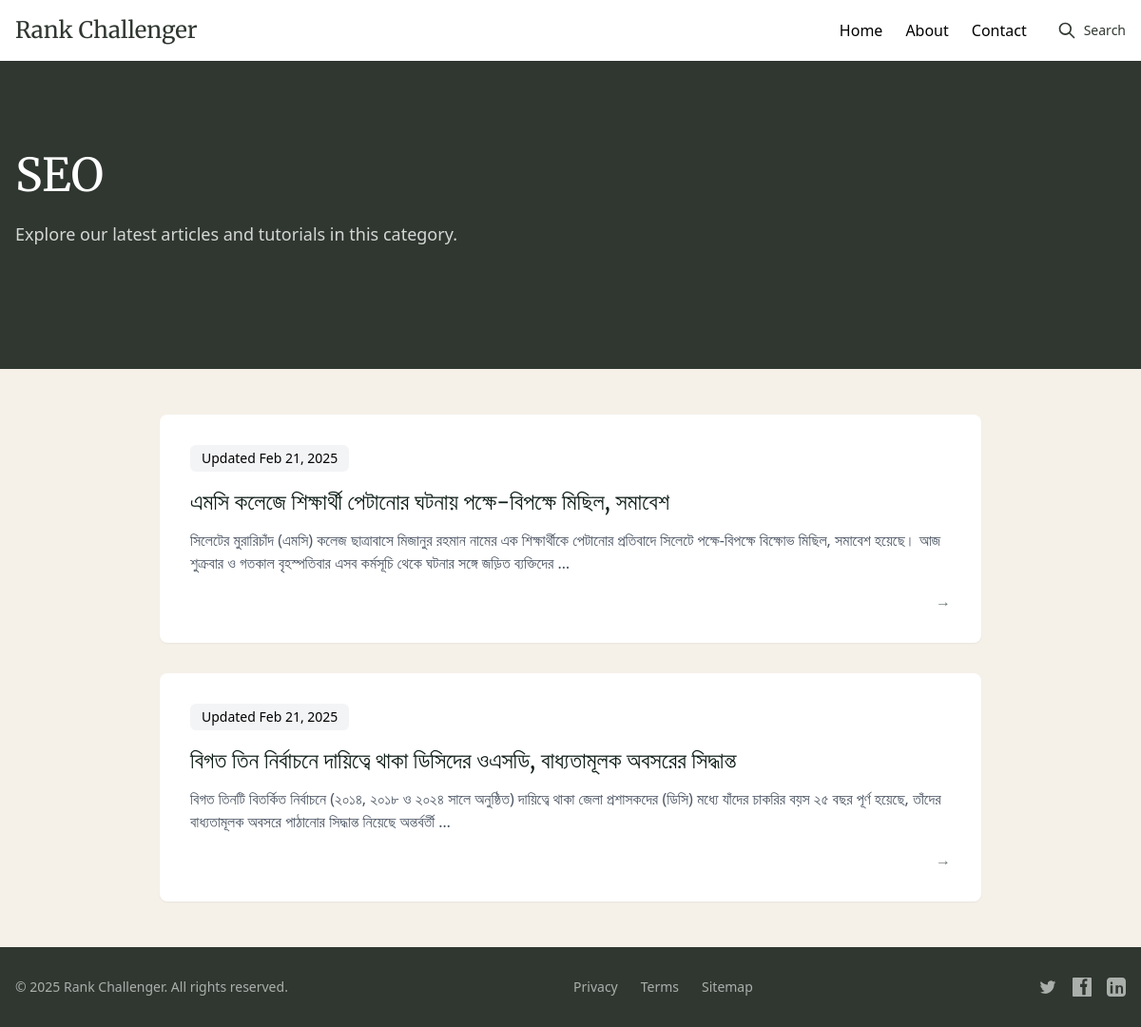
/seo/, run on the app's committed database.
### blog/models.py (models this page shows, shortened)
class Category(models.Model):
    name = models.CharField(max_length=100, unique=True)
    slug = models.SlugField(max_length=100, unique=True)
    class Meta:
        ordering = ['name']

class Post(models.Model):
    class Status(models.TextChoices):
        DRAFT = 'DF', 'Draft'
        PUBLISHED = 'PB', 'Published'
    title = models.CharField(max_length=250)
    slug = models.SlugField(max_length=250, unique=True)  # Ensure unique slugs globally
    author = models.ForeignKey(
        settings.AUTH_USER_MODEL,
        on_delete=models.CASCADE,
        related_name='blog_posts'
    )
    body = CKEditor5Field(config_name='default')
    image = models.ImageField(upload_to='blog/images/', blank=True, null=True)
    category = models.ForeignKey(Category, on_delete=models.CASCADE, related_name='posts')
    tags = TaggableManager()
    publish = models.DateTimeField(default=timezone.now)
    created = models.DateTimeField(auto_now_add=True)
    updated = models.DateTimeField(auto_now=True)
    status = models.CharField(
        max_length=2,
        choices=Status.choices,
        default=Status.DRAFT
    )
    objects = models.Manager()  # Default manager
    published = PublishedManager()  # Custom manager for published posts
    class Meta:
        ordering = ['-publish']
        indexes = [models.Index(fields=['-publish']),]
    def get_absolute_url(self):
        return reverse('blog:post_detail', args=[self.category.slug, self.slug])

### blog/views.py (the view)
# urls.py: path('<slug:category_slug>/', views.category_posts, name='post_list_by_category'),
def category_posts(request, category_slug):
    category = get_object_or_404(Category, slug=category_slug)
    posts = Post.published.filter(category=category)
    paginator = Paginator(posts, 10)
    page_number = request.GET.get('page')
    try:
        posts = paginator.page(page_number)
    except PageNotAnInteger:
        posts = paginator.page(1)
    except EmptyPage:
        posts = paginator.page(paginator.num_pages)
    categories = Category.objects.all()
    return render(
        request,
        'blog/post/list.html',
        {
            'category': category,
            'posts': posts,
            'categories': categories,
            'section': 'category',
        }
    )

### blog/models.py (called while the page is built)
    def get_queryset(self):
        return super().get_queryset().filter(status=Post.Status.PUBLISHED)

### templates/blog/post/list.html (shortened to what this page needs)
{% extends "blog/base.html" %}
{% load static %}
{% load blog_tags %}
{% block content %}
<section class="bg-[#2f3730] text-white">
    <div class="max-w-7xl mx-auto px-4 py-16 md:py-24">
        {% if category %}
            <div class="max-w-4xl">
                <h1 class="text-4xl md:text-5xl font-serif mb-6">{{ category.name }}</h1>
                <p class="text-lg text-white/80 mb-8">{{ category.description|default:"Explore our latest articles and tutorials in this category." }}</p>
            </div>
        {% endif %}
    </div>
</section>
<div class="max-w-4xl mx-auto px-4 py-12">
    <div class="space-y-8">
        {% for post in posts %}
            <article class="bg-white p-8 rounded-lg shadow-sm hover:shadow-md transition-shadow duration-300">
                <div class="inline-block px-3 py-1 mb-4 text-sm bg-gray-100 rounded-md">
                    Updated {{ post.updated|date:"M d, Y" }}
                </div>
                <h2 class="text-2xl font-serif mb-3">
                    <a href="{{ post.get_absolute_url }}"
                       class="text-[#0f1e17] hover:text-[#0f1e17]/80 transition-colors duration-300">
                        {{ post.title }}
                    </a>
                </h2>
                <p class="text-gray-600 mb-4">
                    {{ post.body|striptags|truncatewords:30 }}
                </p>
                <div class="text-right">
                    <a href="{{ post.get_absolute_url }}"
                       class="text-[#0f1e17]/60 hover:text-[#0f1e17] transition-colors duration-300">
                        →
                    </a>
                </div>
            </article>
        {% endfor %}
    </div>
</div>
{% endblock %}

### templates/blog/base.html (style rules this page uses)
.font-serif { font-family: 'Merriweather', serif; }

### data on the page
Category: name "SEO"
Post: updated "Feb 21, 2025", title "এমসি কলেজে শিক্ষার্থী পেটানোর ঘটনায় পক্ষে-বিপক্ষে মিছিল, সমাবেশ", body "সিলেটের মুরারিচাঁদ (এমসি) কলেজ ছাত্রাবাসে মিজানুর রহমান নামের এক শিক্ষার্থীকে পেটানোর প্রতিবাদে সিলেটে পক্ষে-বিপক্ষে বিক্ষোভ মিছিল, সমাবেশ হয়েছে। আজ শুক্রবার ও গতকাল বৃহস্পতিবার এসব কর্মসূচি থেকে ঘটনার সঙ্গে জড়িত ব্যক্তিদের …"
Post: updated "Feb 21, 2025", title "বিগত তিন নির্বাচনে দায়িত্বে থাকা ডিসিদের ওএসডি, বাধ্যতামূলক অবসরের সিদ্ধান্ত", body "বিগত তিনটি বিতর্কিত নির্বাচনে (২০১৪, ২০১৮ ও ২০২৪ সালে অনুষ্ঠিত) দায়িত্বে থাকা জেলা প্রশাসকদের (ডিসি) মধ্যে যাঁদের চাকরির বয়স ২৫ বছর পূর্ণ হয়েছে, তাঁদের বাধ্যতামূলক অবসরে পাঠানোর সিদ্ধান্ত নিয়েছে অন্তর্বর্তী …"
